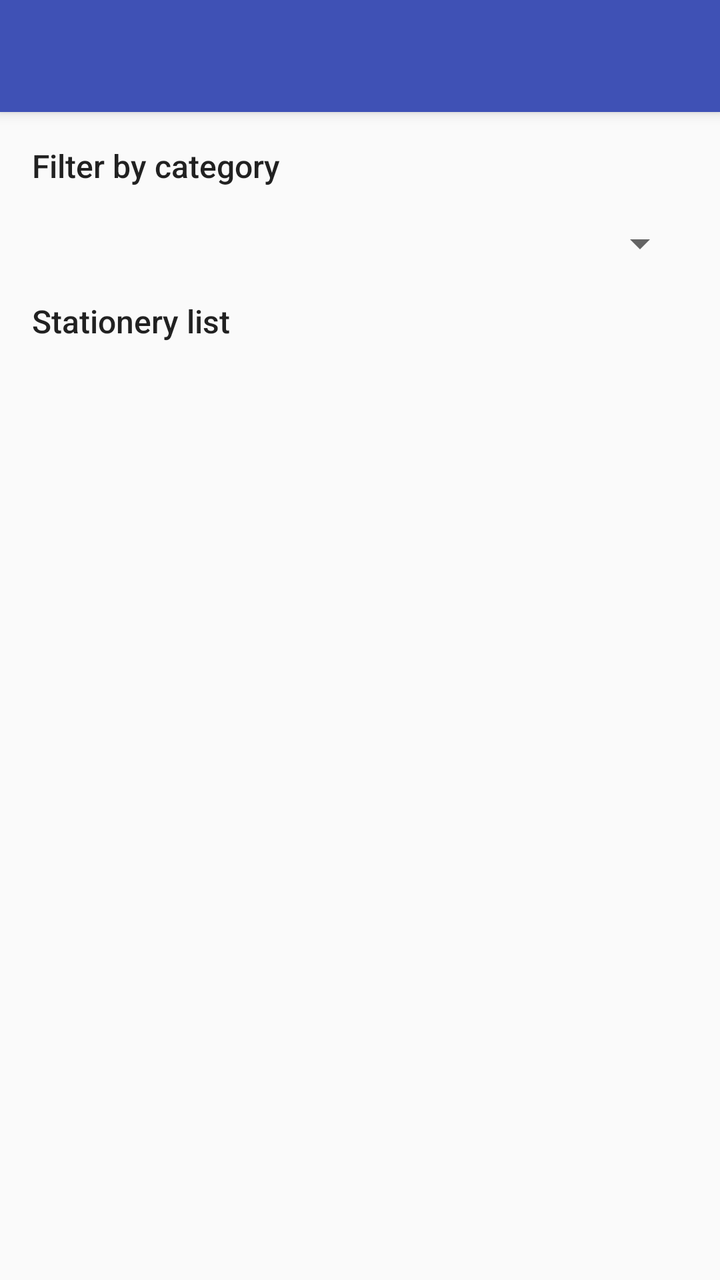
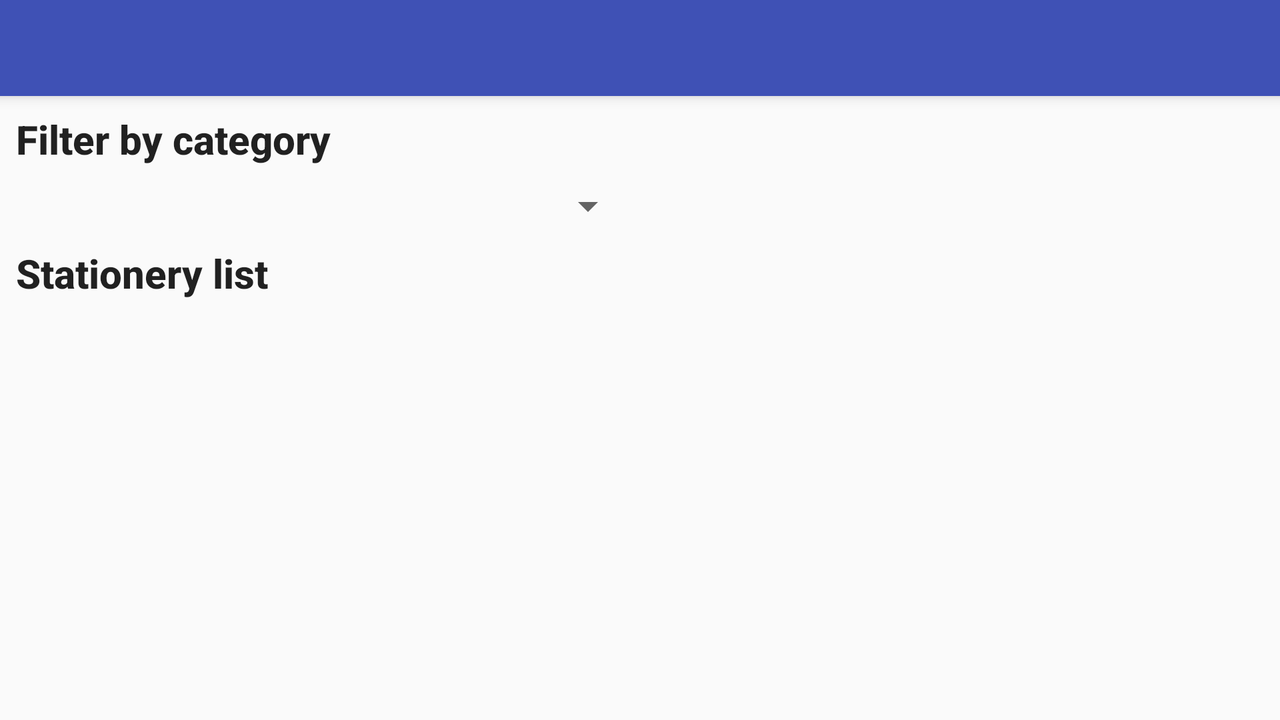

First picture: res/layout/ on a phone held upright. Second picture: the repository's own variant of that layout, on a device whose configuration matches the variant's folder. Source for both follows.
<!-- AndroidManifest.xml: application theme AppTheme -->
<!-- res/layout/activity_browse_catalogue.xml -->
<?xml version="1.0" encoding="utf-8"?>
<LinearLayout xmlns:android="http://schemas.android.com/apk/res/android"
    xmlns:app="http://schemas.android.com/apk/res-auto"
    xmlns:tools="http://schemas.android.com/tools"
    android:layout_width="match_parent"
    android:layout_height="match_parent"
    android:orientation="vertical"
    tools:context="com.example.yello.inventory_mvc.activity.BrowseCatalogueActivity">

    <android.support.v7.widget.Toolbar
        android:id="@+id/my_toolbar"
        android:layout_width="match_parent"
        android:layout_height="?attr/actionBarSize"

        android:background="?attr/colorPrimary"
        android:elevation="4dp"
        android:theme="@style/ThemeOverlay.AppCompat.ActionBar"
        app:popupTheme="@style/ThemeOverlay.AppCompat.Light" />

    <android.support.constraint.ConstraintLayout
        android:layout_width="match_parent"
        android:layout_height="match_parent">

        <TextView
            android:id="@+id/textView2"
            android:layout_width="wrap_content"
            android:layout_height="wrap_content"
            android:layout_alignEnd="@+id/textView1"
            android:layout_below="@+id/spinner_category"
            android:layout_margin="16dp"
            android:layout_marginStart="8dp"
            android:layout_marginTop="8dp"
            android:text="@string/filter_stationery"
            android:textAppearance="@style/TextAppearance.AppCompat.Title"
            android:textSize="16sp"
            app:layout_constraintStart_toStartOf="parent"
            app:layout_constraintTop_toTopOf="parent" />

        <TextView
            android:id="@+id/textView1"
            android:layout_width="wrap_content"
            android:layout_height="wrap_content"
            android:layout_alignParentTop="true"
            android:layout_margin="16dp"
            android:layout_marginStart="8dp"
            android:text="@string/stationery_list"
            android:textAppearance="@android:style/TextAppearance.Material.Title"
            android:textSize="16sp"
            app:layout_constraintStart_toStartOf="parent"
            app:layout_constraintTop_toBottomOf="@+id/spinner_category" />

        <Spinner
            android:id="@+id/spinner_category"
            android:layout_width="match_parent"
            android:layout_height="wrap_content"
            android:layout_alignParentStart="true"
            android:layout_below="@+id/textView1"
            android:layout_margin="16dp"
            android:layout_marginStart="8dp"
            android:layout_marginTop="16dp"
            android:outlineProvider="background"
            android:textAlignment="viewStart"
            app:layout_constraintStart_toStartOf="parent"
            app:layout_constraintTop_toBottomOf="@+id/textView2" />

        <FrameLayout
            android:id="@+id/frameLayoutList"
            android:layout_width="0dp"
            android:layout_height="380dp"
            android:layout_alignParentEnd="true"
            android:layout_below="@+id/textView2"
            android:layout_margin="0dp"
            android:padding="8dp"
            app:layout_constraintBottom_toBottomOf="parent"
            app:layout_constraintEnd_toEndOf="parent"
            app:layout_constraintStart_toStartOf="parent"
            app:layout_constraintTop_toBottomOf="@+id/textView1"></FrameLayout>

    </android.support.constraint.ConstraintLayout>


</LinearLayout>
<!-- resources referenced by this layout -->
<resources>
  <string name="filter_stationery">Filter by category</string>
  <string name="stationery_list">Stationery list</string>
  <style name="AppTheme" parent="Theme.AppCompat.Light.NoActionBar">
          
          <item name="colorPrimary">@color/colorPrimary</item>
          <item name="colorPrimaryDark">@color/colorPrimaryDark</item>
          <item name="colorAccent">@color/colorAccent</item>
      </style>
  <color name="colorPrimary">#3f51b5</color>
  <color name="colorPrimaryDark">#303f9f</color>
  <color name="colorAccent">#c6ccff</color>
</resources>
<!-- res/layout-land/activity_browse_catalogue.xml (the repository's variant of the layout above) -->
<!-- drawn on the phone turned sideways -->
<?xml version="1.0" encoding="utf-8"?>
<android.support.constraint.ConstraintLayout xmlns:android="http://schemas.android.com/apk/res/android"
    xmlns:app="http://schemas.android.com/apk/res-auto"
    xmlns:tools="http://schemas.android.com/tools"
    android:layout_width="match_parent"
    android:layout_height="match_parent"
    tools:context="com.example.yello.inventory_mvc.activity.BrowseCatalogueActivity">

    <android.support.v7.widget.Toolbar
        android:id="@+id/my_toolbar"
        android:layout_width="match_parent"
        android:layout_height="?attr/actionBarSize"
        android:background="?attr/colorPrimary"
        android:elevation="4dp"
        android:theme="@style/ThemeOverlay.AppCompat.ActionBar"
        app:popupTheme="@style/ThemeOverlay.AppCompat.Light" />

    <TextView
        android:id="@+id/textView2"
        android:layout_width="wrap_content"
        android:layout_height="wrap_content"
        android:layout_alignEnd="@+id/textView1"
        android:layout_below="@+id/spinner_category"
        android:layout_margin="8dp"
        android:layout_marginStart="8dp"
        android:layout_marginTop="8dp"
        android:text="@string/filter_stationery"
        android:textAppearance="@style/TextAppearance.AppCompat.Title"
        android:textSize="20sp"
        android:textStyle="bold"
        app:layout_constraintStart_toStartOf="parent"
        app:layout_constraintTop_toBottomOf="@+id/my_toolbar" />

    <TextView
        android:id="@+id/textView1"
        android:layout_width="wrap_content"
        android:layout_height="wrap_content"
        android:layout_alignParentTop="true"
        android:layout_margin="8dp"
        android:layout_marginStart="8dp"
        android:text="@string/stationery_list"
        android:textAppearance="@android:style/TextAppearance.Material.Title"
        android:textSize="20sp"
        android:textStyle="bold"
        app:layout_constraintStart_toStartOf="parent"
        app:layout_constraintTop_toBottomOf="@+id/spinner_category" />

    <Spinner
        android:id="@+id/spinner_category"
        android:layout_width="310dp"
        android:layout_height="wrap_content"
        android:layout_marginStart="8dp"
        android:layout_marginTop="8dp"
        android:textAlignment="viewStart"
        android:textSize="16sp"
        app:layout_constraintStart_toStartOf="parent"
        app:layout_constraintTop_toBottomOf="@+id/textView2" />

    <LinearLayout
        android:id="@+id/linearLayout4"
        android:layout_width="310dp"
        android:layout_height="210dp"
        android:layout_margin="8dp"
        android:layout_marginBottom="8dp"
        android:layout_marginStart="8dp"
        android:layout_marginTop="8dp"
        app:layout_constraintBottom_toBottomOf="parent"
        app:layout_constraintStart_toStartOf="parent"
        app:layout_constraintTop_toBottomOf="@+id/textView1">


        <FrameLayout
            android:id="@+id/frameLayoutList"
            android:layout_width="match_parent"
            android:layout_height="match_parent" />

    </LinearLayout>


    <ScrollView
        android:id="@+id/scrollView2"
        android:layout_width="300dp"
        android:layout_height="308dp"
        android:layout_marginBottom="8dp"
        android:layout_marginEnd="8dp"
        android:layout_marginStart="300dp"
        android:layout_marginTop="8dp"
        app:layout_constraintBottom_toBottomOf="parent"
        app:layout_constraintEnd_toEndOf="parent"
        app:layout_constraintStart_toStartOf="parent"
        app:layout_constraintTop_toBottomOf="@+id/my_toolbar"
        app:layout_constraintVertical_bias="0.615">

        <LinearLayout
            android:layout_width="match_parent"
            android:layout_height="match_parent"
            android:orientation="vertical">

            <FrameLayout
                android:id="@+id/frameLayoutStationeryInfo"
                android:layout_width="match_parent"
                android:layout_height="match_parent" />

        </LinearLayout>




    </ScrollView>


</android.support.constraint.ConstraintLayout>
